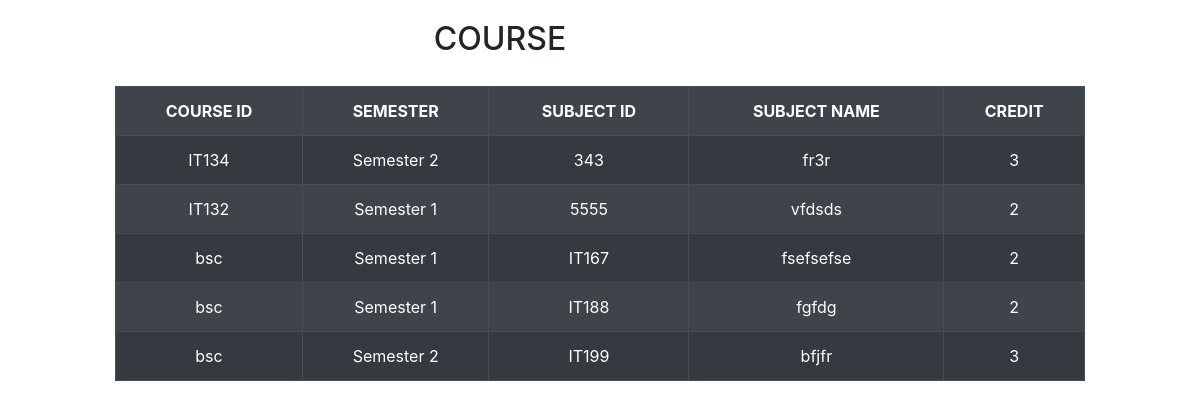
Screenshot of /subjects_view.php with the database file from the repository.
### tables this page shows
CREATE TABLE `course_subject` (
  `course_ID` varchar(25) NOT NULL,
  `semester` varchar(20) NOT NULL,
  `subject_ID` varchar(20) NOT NULL,
  `subject_name` varchar(60) NOT NULL,
  `subject_Credit` int(10) NOT NULL
);

### subjects_view.php (the view, shortened to what this page needs)
<?php
include("includes/config.php");
?>
<!DOCTYPE html>
<html>
<head>
	<link rel="stylesheet" href="https://stackpath.bootstrapcdn.com/bootstrap/4.5.0/css/bootstrap.min.css">
</head>
<body>
	<div class="col-sm-10" style="text-align: center;padding-top:20px;padding-bottom: 20px"><h2>COURSE</h2></div>
	<div class="col-sm-10 mx-auto">
	<table border="1" class="table table-striped table-dark">
		<tr style="text-align: center;">
			<th>COURSE ID</th>
			<th>SEMESTER</th>
			<th>SUBJECT ID</th>
			<th>SUBJECT NAME</th>
			<th>CREDIT</th>
		</tr>
		<?php
			$query="SELECT * FROM `course_subject`";
			$query_run=mysqli_query($con,$query);
			if($query_run){
				while($rec=mysqli_fetch_assoc($query_run)){
					$tb="<tr style=\"text-align: center;\">";
					$tb.="<td>$rec[course_ID]</td>";
					$tb.="<td>$rec[semester]</td>";
					$tb.="<td>$rec[subject_ID]</td>";
					$tb.="<td>$rec[subject_name]</td>";
					$tb.="<td>$rec[subject_Credit]</td>";
					$tb.="</tr>";
					echo $tb;
				}
			}
		?>
	</table>
</div>
</body>
</html>

### rows the page displays
course_subject: course_ID "IT134", semester "Semester 2", subject_ID "343", subject_name "fr3r", subject_Credit "3"
course_subject: course_ID "IT132", semester "Semester 1", subject_ID "5555", subject_name "vfdsds", subject_Credit "2"
course_subject: course_ID "bsc", semester "Semester 1", subject_ID "IT167", subject_name "fsefsefse", subject_Credit "2"
course_subject: course_ID "bsc", semester "Semester 1", subject_ID "IT188", subject_name "fgfdg", subject_Credit "2"
course_subject: course_ID "bsc", semester "Semester 2", subject_ID "IT199", subject_name "bfjfr", subject_Credit "3"
